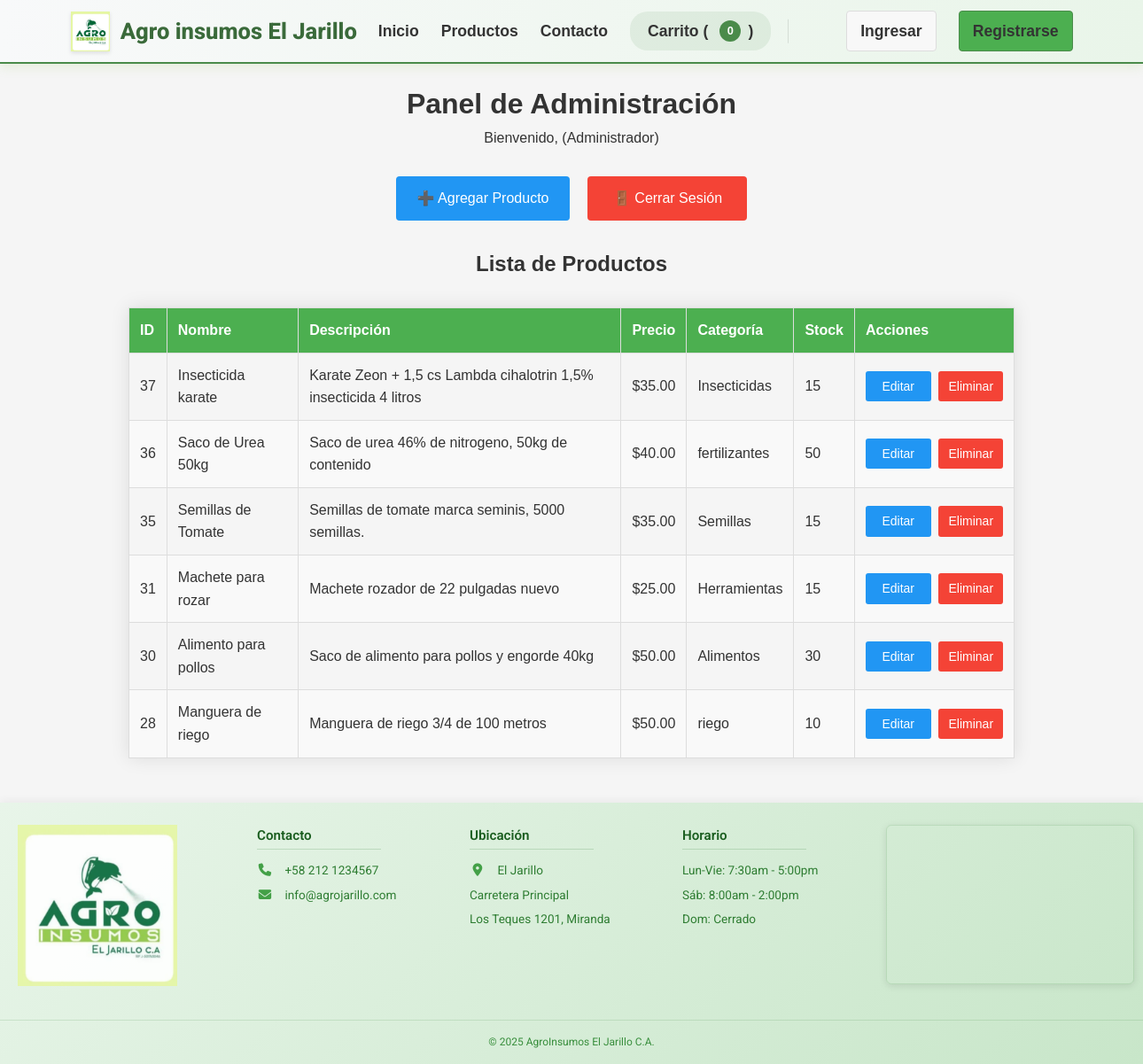
The app's page /admin.php, older data.
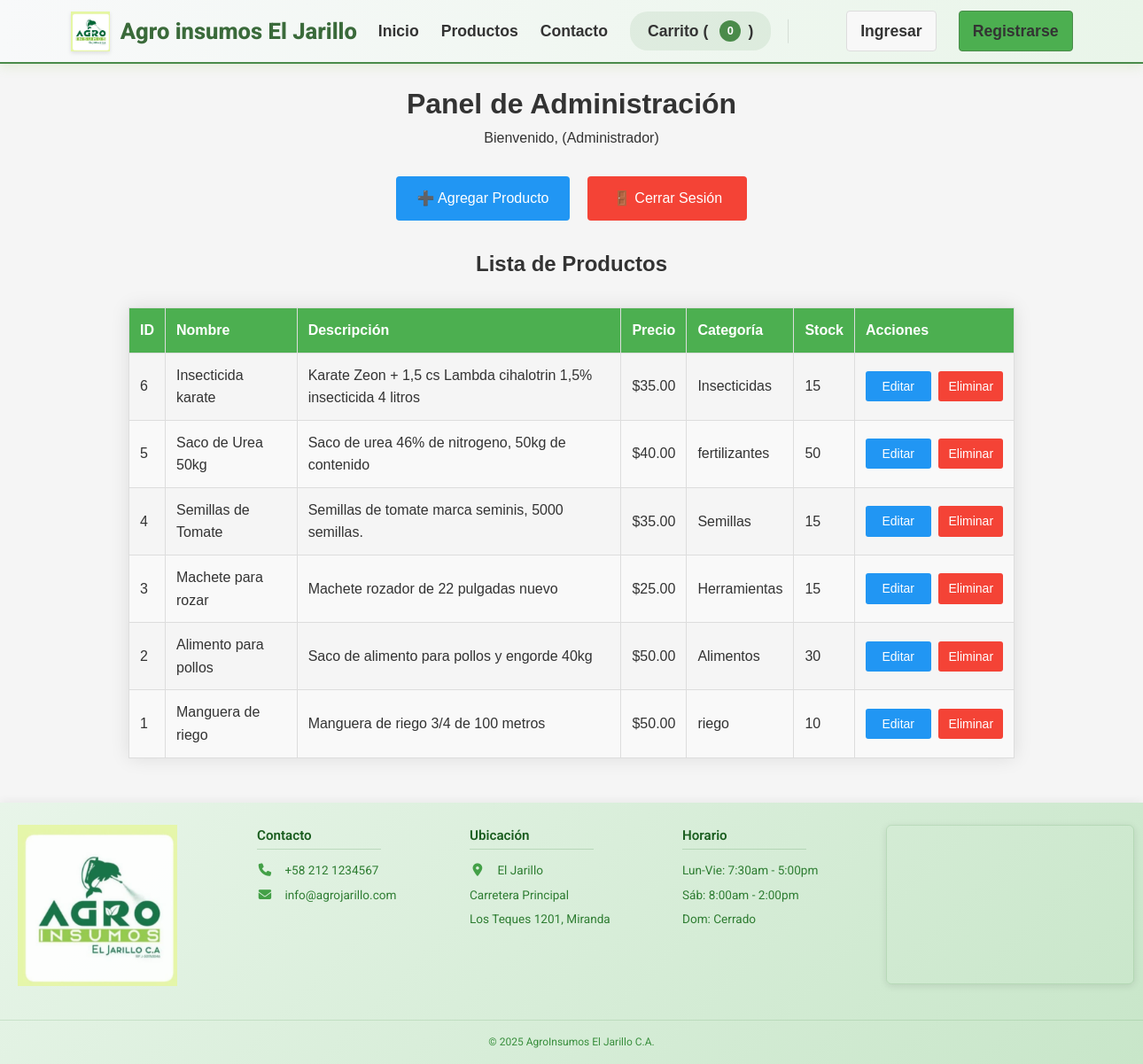
The same page, newer data.
### tables this page shows
CREATE TABLE `productos` (
  `id` int(11) NOT NULL,
  `nombre` varchar(100) NOT NULL,
  `descripcion` text DEFAULT NULL,
  `precio` decimal(10,2) NOT NULL,
  `categoria` varchar(50) NOT NULL,
  `stock` int(11) NOT NULL,
  `imagen` varchar(100) DEFAULT NULL,
  `fecha_creacion` timestamp NOT NULL DEFAULT current_timestamp()
);

### admin.php (the view, shortened to what this page needs)
<?php
$productosPorPagina = 10;
$database = new Database();
$conn = $database->getConnection();
$paginaActual = isset($_GET['pagina']) && is_numeric($_GET['pagina']) ? (int)$_GET['pagina'] : 1;
$indiceInicio = ($paginaActual - 1) * $productosPorPagina;
$query = "SELECT * FROM productos ORDER BY id DESC LIMIT :inicio, :cantidad";
$stmt = $conn->prepare($query);
$stmt->bindParam(':inicio', $indiceInicio, PDO::PARAM_INT);
$stmt->bindParam(':cantidad', $productosPorPagina, PDO::PARAM_INT);
$stmt->execute();
$productos = $stmt->fetchAll(PDO::FETCH_ASSOC);
require_once __DIR__ . '/includes/header.php';
?>
<div class="admin-container">
    <h1>Panel de Administración</h1>
    <p>Bienvenido, <?php echo htmlspecialchars($_SESSION['user_name']); ?> (Administrador)</p>
    <div class="button-group">
        <a href="Agregar_producto.php" class="btn-action btn-primary">➕ Agregar Producto</a>
        <a href="logout.php" class="btn-action btn-danger">🚪 Cerrar Sesión</a>
    </div>
    <h2>Lista de Productos</h2>
    <table class="products-table">
        <thead>
            <tr>
                <th>ID</th>
                <th>Nombre</th>
                <th>Descripción</th>
                <th>Precio</th>
                <th>Categoría</th>
                <th>Stock</th>
                <th>Acciones</th>
            </tr>
        </thead>
        <tbody>
            <?php if (count($productos) > 0): ?>
                <?php foreach ($productos as $producto): ?>
                    <tr>
                        <td><?= htmlspecialchars($producto['id']) ?></td>
                        <td><?= htmlspecialchars($producto['nombre']) ?></td>
                        <td><?= htmlspecialchars($producto['descripcion']) ?></td>
                        <td>$<?= number_format($producto['precio'], 2) ?></td>
                        <td><?= htmlspecialchars($producto['categoria']) ?></td>
                        <td><?= htmlspecialchars($producto['stock']) ?></td>
                        <td>
                            <div class="action-buttons">
                                <a href='editar_producto.php?id=<?= $producto['id'] ?>' class='action-btn btn-primary'>Editar</a>
                                <a href='admin.php?delete_id=<?= $producto['id'] ?>' class='action-btn btn-danger'
                                   onclick='return confirm("¿Estás seguro de eliminar este producto?")'>Eliminar</a>
                            </div>
                        </td>
                    </tr>
                <?php endforeach; ?>
            <?php else: ?>
                <tr><td colspan="7">No hay productos para mostrar en esta página.</td></tr>
            <?php endif; ?>
        </tbody>
    </table>
</div>
<?php include __DIR__ . '/includes/footer.php'; ?>

### includes/header.php (shortened to what this page needs)
<!DOCTYPE html>
<html lang="es">
<head>
    <link rel="stylesheet" href="assets/css/style.css">
    <link rel="stylesheet" href="https://cdnjs.cloudflare.com/ajax/libs/font-awesome/6.4.0/css/all.min.css">
</head>
<body>
    <header class="main-header">
        <div class="container">
            <div class="logo">
                <a href="index.php">
                    <img src="assets/images/logo.png" alt="Agro insumos El Jarillo">
                    <span>Agro insumos El Jarillo</span>
                </a>
            </div>
            <nav class="main-nav">
                <ul>
                    <li><a href="index.php">Inicio</a></li>
                    <li><a href="productos.php">Productos</a></li>
                    <li><a href="contacto.php">Contacto</a></li>
                    <li><a href="carrito.php" class="cart-link">Carrito (<span id="cart-count">0</span>)</a></li>
                    <li class="auth-links">
                        <?php if(isset($_SESSION['user_id'])): ?>
                            <div class="user-menu">
                                <?php
                                    $dashboardLink = (isset($_SESSION['user_role']) && $_SESSION['user_role'] === 'admin') ? 'admin.php' : 'usuario.php';
                                ?>
                                <a href="<?php echo $dashboardLink; ?>">Mi cuenta</a>
                                <a href="logout.php" class="logout-btn">Cerrar sesión</a>
                            </div>
                        <?php else: ?>
                            <a href="login.php" class="login-btn">Ingresar</a>
                            <a href="registro.php" class="register-btn">Registrarse</a>
                        <?php endif; ?>
                    </li>
                </ul>
            </nav>
        </div>
    </header>

### includes/footer.php
<footer class="agro-footer-final-jarillo">
    <div class="footer-final-container">
        <div class="footer-final-logo-col">
            <img src="assets/images/logo.png" alt="AgroInsumos El Jarillo" class="footer-final-logo">
        </div>
        <div class="footer-final-col">
            <h5 class="footer-final-title">Contacto</h5>
            <p class="footer-final-line"><i class="fas fa-phone"></i> +58 212 1234567</p>
            <p class="footer-final-line"><i class="fas fa-envelope"></i> info@agrojarillo.com</p>
        </div>
        <div class="footer-final-col">
            <h5 class="footer-final-title">Ubicación</h5>
            <p class="footer-final-line"><i class="fas fa-map-marker-alt"></i> El Jarillo</p>
            <p class="footer-final-line">Carretera Principal</p>
            <p class="footer-final-line">Los Teques 1201, Miranda</p>
        </div>
        <div class="footer-final-col">
            <h5 class="footer-final-title">Horario</h5>
            <p class="footer-final-line">Lun-Vie: 7:30am - 5:00pm</p>
            <p class="footer-final-line">Sáb: 8:00am - 2:00pm</p>
            <p class="footer-final-line">Dom: Cerrado</p>
        </div>
        <div class="footer-final-map-col">
            <div class="footer-final-map">
                <iframe src="https://www.google.com/maps/embed?pb=!1m18!1m12!1m3!1d3926.965560964962!2d-67.11877292501995!3d10.30480318990472!2m3!1f0!2f0!3f0!3m2!1i1024!2i768!4f13.1!3m3!1m2!1s0x8c2a59e4e4d6f2b1%3A0x4e3b1a3e0c9b0b5b!2sEl%20Jarillo%2C%20Miranda%2C%20Venezuela!5e0!3m2!1ses!2ses!4v1710000000000!5m2!1ses!2ses"
                        width="100%"
                        height="100%"
                        style="border:0;"
                        allowfullscreen=""
                        loading="lazy"
                        aria-label="Mapa de El Jarillo"></iframe>
            </div>
        </div>
    </div>
    <div class="footer-final-bottom">
        <p class="footer-final-copyright">&copy; <?php echo date('Y'); ?> AgroInsumos El Jarillo C.A.</p>
    </div>
</footer>

### assets/css/style.css (style rules this page uses)
:root { --primary: #4a8c2a; --primary-dark: #3a6e20; --secondary: #f5a623; --light: #f9f9f9; --dark: #333; --gray: #ddd; --white: #fff; }
* { margin: 0; padding: 0; box-sizing: border-box; }
body { font-family: 'Open Sans', sans-serif; color: var(--dark); line-height: 1.6; background-color: #f5f5f5; }
.container { width: 90%; max-width: 1200px; margin: 0 auto; padding: 0 15px; }
:root { --primary: #4a8b4a; --primary-dark: #3a6a3a; --dark: #333; --light: #f8f9fa; }
.main-header { background: linear-gradient(to right, #f8f9fa, #e9f5e9); box-shadow: 0 4px 12px rgba(139, 195, 74, 0.15); padding: 12px 0; position: sticky; top: 0; z-index: 1000; border-bottom: 2px solid var(--primary); }
.container { width: 90%; max-width: 1200px; margin: 0 auto; display: flex; justify-content: space-between; align-items: center; }
.logo a { display: flex; align-items: center; text-decoration: none; color: var(--primary-dark); font-weight: 800; font-size: 1.6rem; font-family: 'Roboto', sans-serif; transition: all 0.3s ease; }
.logo img { height: 45px; margin-right: 12px; filter: drop-shadow(0 2px 2px rgba(0,0,0,0.1)); transition: transform 0.3s; }
.main-nav ul { display: flex; list-style: none; align-items: center; gap: 25px; padding: 0; margin: 0; }
.main-nav li { position: relative; }
.main-nav a { text-decoration: none; color: var(--dark); font-weight: 600; font-size: 1.1rem; transition: all 0.3s; display: flex; align-items: center; }
.cart-link { display: flex; align-items: center; gap: 8px; padding: 8px 20px; border-radius: 20px; background: rgba(74, 139, 74, 0.1); transition: all 0.3s; margin-right: 30px; position: relative; }
.cart-link::after { content: ""; position: absolute; right: -20px; top: 50%; transform: translateY(-50%); height: 60%; width: 1px; background: rgba(0,0,0,0.1); }
#cart-count { background: var(--primary); color: white; border-radius: 50%; width: 24px; height: 24px; display: flex; align-items: center; justify-content: center; font-size: 0.8rem; margin-left: 5px; }
.main-nav li:not(.auth-links, :has(.cart-link))::before { content: '🌱'; position: absolute; left: -30px; opacity: 0; transition: all 0.3s; }
.auth-links { display: flex; gap: 15px; margin-left: auto; padding-left: 30px; }
.login-btn, .register-btn { padding: 10px 25px; border-radius: 25px; font-weight: 600; transition: all 0.3s; text-decoration: none; font-size: 1rem; white-space: nowrap; }
.login-btn { background: rgba(74, 139, 74, 0.1); color: var(--primary-dark); border: 1px solid var(--primary); margin-right: 0; }
.register-btn { background: rgba(74, 139, 74, 0.1); color: white; border: 1px solid var(--primary); margin-left: 0; }
.auth-links a::after { display: none !important; }
.agro-footer-final-jarillo { background: linear-gradient(135deg, #e8f5e9, #c8e6c9); padding: 25px 0 15px; color: #2e7d32; font-family: 'Roboto', sans-serif; box-shadow: 0 -2px 10px rgba(0,0,0,0.05); }
.footer-final-container { max-width: 1400px; margin: 0 auto; padding: 0 20px; display: grid; grid-template-columns: auto 1fr 1fr 1fr auto; gap: 80px; align-items: flex-start; }
.footer-final-logo-col { margin-right: auto; padding-left: 0; }
.footer-final-map-col { margin-left: auto; padding-right: 0; }
.footer-final-logo { width: 180px; height: auto; opacity: 0.9; }
.footer-final-col { padding: 0 10px; min-width: 160px; }
.footer-final-title { font-size: 0.95rem; margin-bottom: 15px; color: #1b5e20; font-weight: 600; padding-bottom: 3px; border-bottom: 1px solid rgba(46, 125, 50, 0.2); }
.footer-final-line { margin: 10px 0; font-size: 0.85rem; color: #2e7d32; line-height: 1.3; white-space: nowrap; }
.footer-final-line i { width: 18px; margin-right: 10px; color: #43a047; font-size: 0.9rem; text-align: center; }
.footer-final-map { height: 180px; width: 280px; border-radius: 6px; overflow: hidden; box-shadow: 0 2px 8px rgba(0,0,0,0.1); border: 1px solid rgba(46, 125, 50, 0.15); }
.footer-final-bottom { text-align: center; margin-top: 30px; padding-top: 15px; border-top: 1px solid rgba(46, 125, 50, 0.15); }
.footer-final-copyright { font-size: 0.75rem; color: #388e3c; margin: 0; }
body { font-family: Arial, sans-serif; margin: 0; padding: 0; background-color: #f5f5f5; color: #333; }
a { color: #2e7d32; text-decoration: none; }

Row changes from the older to the newer data that the page shows:
removed productos: id "37", nombre "Insecticida karate", descripcion "Karate Zeon + 1,5 cs Lambda cihalotrin 1,5% insecticida 4 litros", precio "35.00", categoria "Insecticidas", stock "15"
removed productos: id "36", nombre "Saco de Urea 50kg", descripcion "Saco de urea 46% de nitrogeno, 50kg de contenido", precio "40.00", categoria "fertilizantes", stock "50"
removed productos: id "35", nombre "Semillas de Tomate", descripcion "Semillas de tomate marca seminis, 5000 semillas.", precio "35.00", categoria "Semillas", stock "15"
removed productos: id "31", nombre "Machete para rozar", descripcion "Machete rozador de 22 pulgadas nuevo", precio "25.00", categoria "Herramientas", stock "15"
removed productos: id "30", nombre "Alimento para pollos", descripcion "Saco de alimento para pollos y engorde 40kg", precio "50.00", categoria "Alimentos", stock "30"
removed productos: id "28", nombre "Manguera de riego", descripcion "Manguera de riego 3/4 de 100 metros", precio "50.00", categoria "riego", stock "10"
added productos: id "6", nombre "Insecticida karate", descripcion "Karate Zeon + 1,5 cs Lambda cihalotrin 1,5% insecticida 4 litros", precio "35.00", categoria "Insecticidas", stock "15"
added productos: id "5", nombre "Saco de Urea 50kg", descripcion "Saco de urea 46% de nitrogeno, 50kg de contenido", precio "40.00", categoria "fertilizantes", stock "50"
added productos: id "4", nombre "Semillas de Tomate", descripcion "Semillas de tomate marca seminis, 5000 semillas.", precio "35.00", categoria "Semillas", stock "15"
added productos: id "3", nombre "Machete para rozar", descripcion "Machete rozador de 22 pulgadas nuevo", precio "25.00", categoria "Herramientas", stock "15"
added productos: id "2", nombre "Alimento para pollos", descripcion "Saco de alimento para pollos y engorde 40kg", precio "50.00", categoria "Alimentos", stock "30"
added productos: id "1", nombre "Manguera de riego", descripcion "Manguera de riego 3/4 de 100 metros", precio "50.00", categoria "riego", stock "10"
